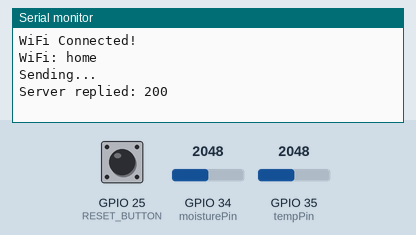
The sketch below on a simulated ESP32. Parts: the last lines printed to the serial monitor. Inputs (shaded band) come from the test bench; at power-on: GPIO 25 (RESET_BUTTON) HIGH, GPIO 34 (moisturePin) = 2048, GPIO 35 (tempPin) = 2048. WiFi joins after 1.5 s; servers stay silent unless stated; uploads are accepted with an empty reply. At 9.5 s the program restarts the board; the recording ends there.

Above: at 3.7 s.
3.8 s: GPIO 25 (RESET_BUTTON) pulled LOW for 0.15 s
At 4.4 s:
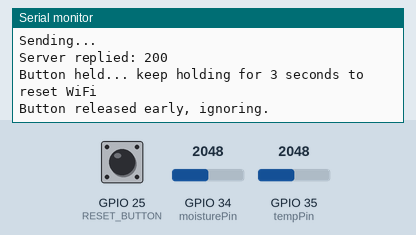
5.4 s: GPIO 25 (RESET_BUTTON) pulled LOW for 3.2 s
At 6.2 s:
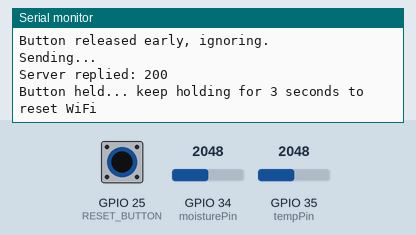

The sketch:

testpercen.ino
```cpp
#include <WiFi.h>
#include <HTTPClient.h>
#include <WiFiManager.h>
#include <math.h>

// --- Render Cloud Server ---
const char* cloudServer = "https://esp32-plant.onrender.com/api/update";

// --- Pin Configurations ---
const int moisturePin = 34;
const int tempPin = 35;
const int RESET_BUTTON = 25;

// --- Non-blocking delay timer ---
unsigned long lastSend = 0;
const unsigned long SEND_INTERVAL = 2000;

float readTemperature(int tempValue) {
    const float R_FIXED = 10000.0;
    const float R0 = 10000.0;
    const float BETA = 3950.0;
    const float T0 = 298.15;

    if (tempValue >= 4095) tempValue = 4094;
    if (tempValue <= 0) tempValue = 1;

    float resistance = R_FIXED * (float)tempValue / (4095.0 - tempValue);
    float temperature = 1.0 / ((log(resistance / R0) / BETA) + (1.0 / T0));
    temperature -= 273.15;
    temperature += -6.5;
    return temperature;
}

void openWiFiPortal() {
    Serial.println("Entering WiFi config mode...");
    WiFiManager wm;
    wm.resetSettings();
    wm.startConfigPortal("SPORO", "12345678");
    Serial.println("WiFi configured! Restarting...");
    delay(1000);
    ESP.restart();
}

void checkResetButton() {
    if (digitalRead(RESET_BUTTON) == LOW) {
        delay(50);  // debounce
        if (digitalRead(RESET_BUTTON) != LOW) return;  // noise, ignore

        Serial.println("Button held... keep holding for 3 seconds to reset WiFi");
        unsigned long holdStart = millis();

        while (digitalRead(RESET_BUTTON) == LOW) {
            if (millis() - holdStart >= 3000) {
                openWiFiPortal();
                return;
            }
        }
        Serial.println("Button released early, ignoring.");
    }
}

void sendData() {
    if (WiFi.status() == WL_CONNECTED) {
        HTTPClient http;

        int tempRaw = analogRead(tempPin);
        int moistureRaw = analogRead(moisturePin);

        int moisturePercent = map(moistureRaw, 2525, 1000, 0, 100);
        moisturePercent = constrain(moisturePercent, 0, 100);
        float temperature = readTemperature(tempRaw);

        String url = String(cloudServer) + "?temp=" + String(temperature, 1) +
                     "&moisture=" + String(moisturePercent);

        Serial.println("Sending...");

        http.begin(url);
        int httpResponseCode = http.GET();

        if (httpResponseCode > 0) {
            Serial.print("Server replied: ");
            Serial.println(httpResponseCode);
        } else {
            Serial.print("HTTP Error: ");
            Serial.println(httpResponseCode);
        }

        http.end();

    } else {
        Serial.println("WiFi lost! Reconnecting...");
        WiFi.reconnect();
    }
}

void setup() {
    Serial.begin(115200);
    delay(1000);

    pinMode(RESET_BUTTON, INPUT_PULLUP);

    WiFiManager wm;
    bool connected = wm.autoConnect("SPORO", "12345678");

    if (!connected) {
        Serial.println("Failed to connect. Restarting...");
        delay(3000);
        ESP.restart();
    }

    Serial.println("WiFi Connected!");
    Serial.print("WiFi: ");
    Serial.println(WiFi.SSID());
}

void loop() {
    checkResetButton();

    if (millis() - lastSend >= SEND_INTERVAL) {
        lastSend = millis();
        sendData();
    }
}
```

Measured:
- after the input at 3.8 s, the serial monitor: prints a new line after 0.05 s (image 1)
